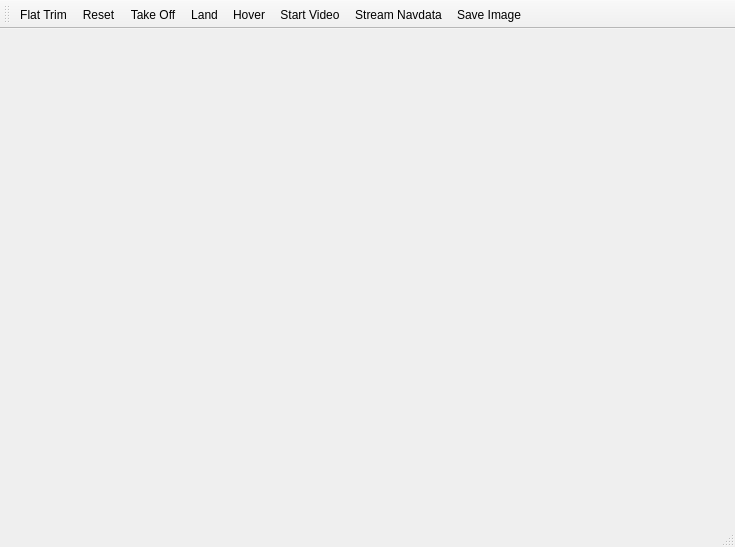
<?xml version="1.0" encoding="UTF-8"?>
<ui version="4.0">
 <class>MainWindow</class>
 <widget class="QMainWindow" name="MainWindow">
  <property name="geometry">
   <rect>
    <x>0</x>
    <y>0</y>
    <width>735</width>
    <height>547</height>
   </rect>
  </property>
  <property name="windowTitle">
   <string>A.R. Drone GUI Example</string>
  </property>
  <widget class="QWidget" name="mainWidget">
   <layout class="QHBoxLayout" name="horizontalLayout">
    <item>
     <widget class="QLabel" name="camLabel">
      <property name="text">
       <string/>
      </property>
     </widget>
    </item>
   </layout>
  </widget>
  <widget class="QMenuBar" name="menubar">
   <property name="geometry">
    <rect>
     <x>0</x>
     <y>0</y>
     <width>735</width>
     <height>29</height>
    </rect>
   </property>
  </widget>
  <widget class="QStatusBar" name="statusbar"/>
  <widget class="QToolBar" name="toolBar">
   <property name="windowTitle">
    <string>toolBar</string>
   </property>
   <attribute name="toolBarArea">
    <enum>TopToolBarArea</enum>
   </attribute>
   <attribute name="toolBarBreak">
    <bool>false</bool>
   </attribute>
   <addaction name="actionFlatTrim"/>
   <addaction name="actionReset"/>
   <addaction name="actionTakeOff"/>
   <addaction name="actionLand"/>
   <addaction name="actionHover"/>
   <addaction name="actionStartVideo"/>
   <addaction name="actionStartNavdata"/>
   <addaction name="actionSaveImage"/>
  </widget>
  <action name="actionFlatTrim">
   <property name="text">
    <string>Flat Trim</string>
   </property>
   <property name="shortcut">
    <string>F</string>
   </property>
  </action>
  <action name="actionReset">
   <property name="text">
    <string>Reset</string>
   </property>
   <property name="shortcut">
    <string>R</string>
   </property>
  </action>
  <action name="actionTakeOff">
   <property name="text">
    <string>Take Off</string>
   </property>
   <property name="shortcut">
    <string>T</string>
   </property>
  </action>
  <action name="actionLand">
   <property name="text">
    <string>Land</string>
   </property>
   <property name="shortcut">
    <string>L</string>
   </property>
  </action>
  <action name="actionHover">
   <property name="text">
    <string>Hover</string>
   </property>
   <property name="shortcut">
    <string>H</string>
   </property>
  </action>
  <action name="actionStartVideo">
   <property name="text">
    <string>Start Video</string>
   </property>
   <property name="shortcut">
    <string>V</string>
   </property>
  </action>
  <action name="actionStartNavdata">
   <property name="text">
    <string>Stream Navdata</string>
   </property>
   <property name="shortcut">
    <string>N</string>
   </property>
  </action>
  <action name="actionSaveImage">
   <property name="text">
    <string>Save Image</string>
   </property>
   <property name="toolTip">
    <string>Save a single frame from the video to disk as a PNG file.</string>
   </property>
   <property name="shortcut">
    <string>S</string>
   </property>
  </action>
 </widget>
 <resources/>
 <connections/>
</ui>
